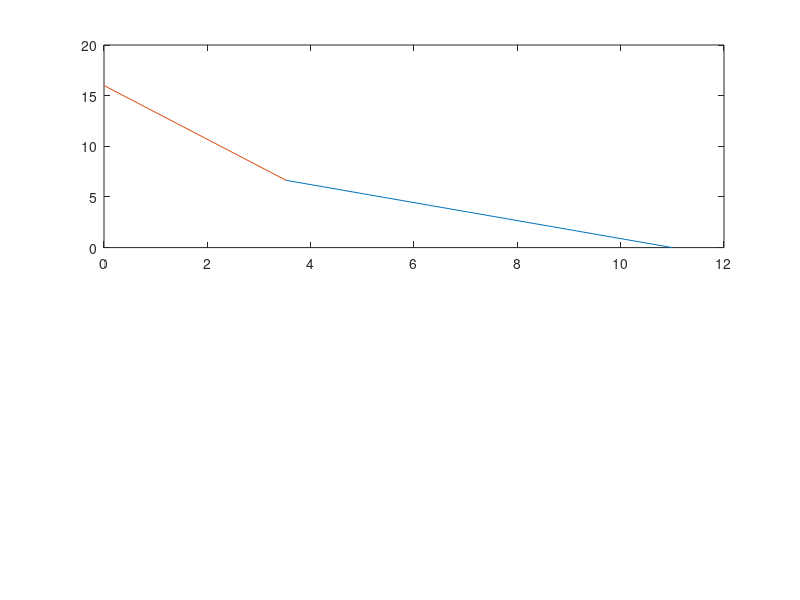

The MATLAB script that drew this image: (Note: this script raises an error after producing the figure.)
%% Notes
% See how the walking sycle would look. What are we really expecting 
% from a walking cycle??

%% Paremeters
l1=10;                 %Determines leg size, in this case we asume that upper and lower limb segments are the same size
% l1=8.2;
% l2=4;
q1_Position=[0 16];    %Modify these parameter dependig on the leg size
xlimit1=[-20 20];     
ylimit1=[0 20];      
xlimit2=[0 130];      %Modify these parameter dependig on the feasible forse size
ylimit2=[-40 20]; 
firstTouchPoint=20;    %Modify this parameter dependig on the leg size
                        %Include forces and Moment Arm Matrix here
Motor_Force=49*.80;                       
%%
% slope1=zeros(1,6);
angleCount=0;

figure

%%
for i=1:2:45
    
    %     i
        x(1) = q1_Position(1);
        y(1) = q1_Position(2);
        x(2) = q1_Position(1);
        y(2) = 0;
        x(3) = firstTouchPoint-i; 
        y(3) = 0;
        x(4) = q1_Position(1); 
        y(4) = q1_Position(2);
    %    
        mid_Hip_x=(q1_Position(1)-x(3))/2;
        mid_Hip_y=(q1_Position(2)-y(3))/2;

        if (x(3)<0)
        foot_q1_dist=sqrt(((x(1)+x(3))^2)+(y(1)-y(2))^2)
        else
        foot_q1_dist=sqrt(((x(1)-x(3))^2)+(y(1)-y(2))^2)   
        end
        max_dist=l1*2
        c=sqrt((l1^2-(foot_q1_dist/2)^2));

        slope=(y(3)-q1_Position(2))/(x(3)+q1_Position(1));
        deg=atand(slope);

        knee_push=[(mid_Hip_x+x(3))+(c*cosd(90+deg)) (mid_Hip_y+y(3))+(c*sind(90+deg))];
        knee_pull=[((mid_Hip_x+x(3))+(-c*cosd(90+deg))) ((mid_Hip_y+y(3))+(-c*sind(90+deg)))];

    %     slope_l1=atand((knee_push(2)-y(1))/(knee_push(1)-x(1));

    if(foot_q1_dist<=(l1*2))
        angleCount=angleCount+1;
        if (x(3)>q1_Position(1))

%             subplot (4,1,1) 
            subplot (2,1,1) 
            plot ([knee_pull(1) x(3)], [knee_pull(2) y(3)]);

            hold on
%             subplot (4,1,1)
            subplot (2,1,1) 
            plot  ([knee_pull(1) x(1)], [knee_pull(2) y(1)]);

            x1=[q1_Position(1) q1_Position(1) knee_pull(1) q1_Position(1)];
            y1=[knee_pull(2) q1_Position(2) knee_pull(2) knee_pull(2)];

            x2=[knee_pull(1) knee_pull(1) x(3) knee_pull(1)];
            y2=[knee_pull(2) y(3) y(3) knee_pull(2)];

            [deg1(angleCount),deg2(angleCount)]=MeasureAngle (x1, y1, x2, y2);


        else

%             subplot (4,1,1);
            subplot (2,1,1) 
            plot([knee_push(1) x(3)], [knee_push(2) y(3)]);
            hold on
%             subplot (4,1,1);
            subplot (2,1,1) 
            plot ([knee_push(1) x(1)], [knee_push(2) y(1)]);

            x1=[q1_Position(1) q1_Position(1) knee_push(1) q1_Position(1)];
            y1=[knee_push(2) q1_Position(2) knee_push(2) knee_push(2)];

            x2=[knee_push(1) knee_push(1) x(3) knee_push(1)];
            y2=[knee_push(2) y(3) y(3) knee_push(2)]; 
            [deg1(angleCount),deg2(angleCount)]=MeasureAngle (x1, y1, x2, y2);

            if (x(3)<knee_push(1))
                deg2(angleCount)=-deg2(angleCount)
            end
        end
    end
end

xlim(xlimit1);
ylim(ylimit1);
pbaspect([1 (ylimit1(1)-ylimit1(2))/(xlimit1(1)-xlimit1(2)) 1])
title('Leg position')
xlabel('cm')
ylabel('cm') 
hold on

% subplot (4,1,2)
% plot (deg1)
% ylim([-100 100]);
% title('deg1')
% xlabel('Leg position')
% ylabel('deg') 
% 
% 
% subplot (4,1,3)
% plot (deg2)
% ylim([-100 100]);
% title('deg2')
% xlabel('Leg position')
% ylabel('deg')
     
degs=[deg1;deg2]'
% subplot (4,1,4)
subplot (2,1,2) 


Tendon_Limb_Design(degs,Motor_Force)
% ylim([-40 20]);
pbaspect([1 (ylimit2(1)-ylimit2(2))/(xlimit2(1)-xlimit2(2)) 1])



    
